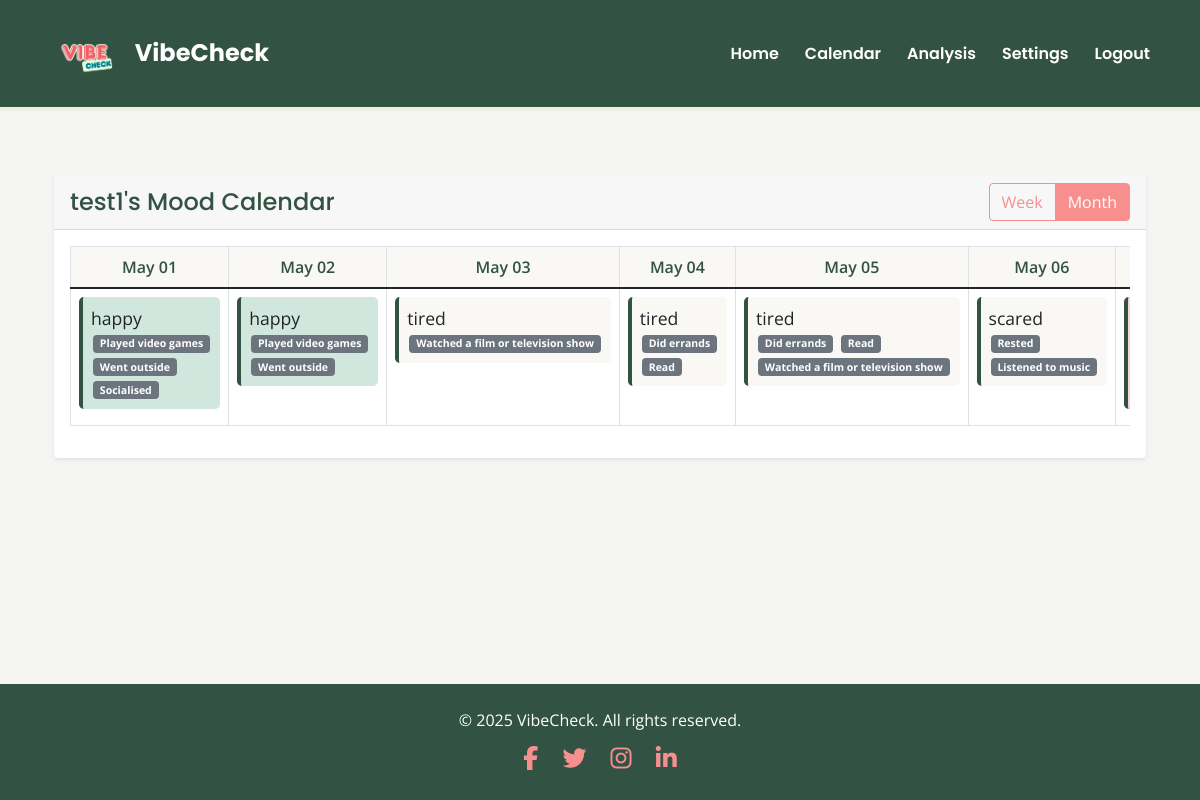
The page /calendar/test1 (signed in) on the database its author committed.
### app/models.py (models this page shows, shortened)
class User(UserMixin, db.Model):
    username = db.Column(db.String(30), primary_key=True)
    password = db.Column(db.String(100))
    privacy_setting = db.Column(db.String(20), default='friends')  # Can be 'public', 'friends', or 'private'
    moods = db.relationship('Mood', backref='user', lazy=True)
    friends = db.relationship(
        'User',
        secondary='friendships',
        primaryjoin=username==Friendship.user_id,
        secondaryjoin=username==Friendship.friend_id,
        backref='friend_of'
    )

class Mood(db.Model):
    id = db.Column(db.Integer, primary_key=True)
    mood = db.Column(db.String(50), nullable=False)
    reasons = db.Column(db.String(500), nullable=True)  # JSON string of selected reasons
    timestamp = db.Column(db.DateTime, nullable=False)
    user_id = db.Column(db.String(30), db.ForeignKey('user.username'), nullable=False)
    def get_reasons(self):
        return json.loads(self.reasons) if self.reasons else []
    @staticmethod
    def get_moods_for_date_range(user_id, start_date, end_date):
        moods = Mood.query.filter(
            Mood.user_id == user_id,
            Mood.timestamp >= start_date,
            Mood.timestamp <= end_date
        ).order_by(Mood.timestamp).all()
        mood_dict = {}
        for mood in moods:
            date_str = mood.timestamp.strftime('%Y-%m-%d')
            mood_dict[date_str] = mood
        return mood_dict

### app/main.py (the view, shortened to what this page needs)
@bp.route('/calendar/<user_id>')
@login_required
def calendar_view(user_id):
    user = User.query.get_or_404(user_id)
    today = datetime.now().date()
    week_start = today - timedelta(days=today.weekday())
    week_end = week_start + timedelta(days=6, hours=23, minutes=59, seconds=59)
    month_start = today.replace(day=1)
    if today.month == 12:
        month_end = today.replace(year=today.year + 1, month=1, day=1) - timedelta(days=1)
    else:
        month_end = today.replace(month=today.month + 1, day=1) - timedelta(days=1)
    week_dates = [week_start + timedelta(days=i) for i in range(7)]
    month_dates = []
    current_date = month_start
    while current_date <= month_end:
        month_dates.append(current_date)
        current_date += timedelta(days=1)
    week_moods = Mood.get_moods_for_date_range(user_id, week_start, week_end)
    month_moods = Mood.get_moods_for_date_range(user_id, month_start, month_end)
    return render_template('calendar.html',
                         user=user,
                         week_dates=week_dates,
                         month_dates=month_dates,
                         week_moods=week_moods,
                         month_moods=month_moods)

### app/__init__.py (called while the page is built)
def create_app(config_class=Config):
    app = Flask(__name__)
    app.config.from_object(config_class)
    if csrf_available:
        csrf = CSRFProtect(app)  # moved here to use app context directly
    db.init_app(app)
    login_manager.init_app(app)
    from app.auth import bp as auth_bp
    app.register_blueprint(auth_bp)
    from app.main import bp as main_bp
    app.register_blueprint(main_bp)
    os.makedirs(os.path.join(os.path.dirname(os.path.dirname(__file__)), 'instance'), exist_ok=True)
    from app.models import User, Mood, Friendship
    @login_manager.user_loader
    def load_user(id):
        return User.query.get(str(id))
    return app

### app/templates/calendar.html (shortened to what this page needs)
{% extends "base.html" %}
{% block head %}
<link rel="stylesheet" href="{{ url_for('static', filename='css/calendar.css') }}">
{% endblock %}
{% block content %}
<div class="container mt-4">
    <div class="row">
        <div class="col-12">
            <div class="card border-0 shadow-sm rounded-4 bg-light-subtle">
                <div class="card-header d-flex justify-content-between align-items-center">
                    <h4>{{ user.username }}'s Mood Calendar</h4>
                    <div class="btn-group">
                        <button type="button" class="btn btn-outline-theme" id="weekView">Week</button>
                        <button type="button" class="btn btn-outline-theme active" id="monthView">Month</button>
                    </div>
                </div>
                <div class="card-body">
                    <div id="monthCalendar">
                        <div class="table-responsive">
                            <table class="table table-bordered">
                                <thead>
                                    <tr>
                                        {% for day in month_dates %}
                                        <th>{{ day.strftime('%b %d') }}</th>
                                        {% endfor %}
                                    </tr>
                                </thead>
                                <tbody>
                                    <tr>
                                        {% for day in month_dates %}
                                        <td class="mood-cell" data-date="{{ day.strftime('%Y-%m-%d') }}">
                                            {% set mood = month_moods.get(day.strftime('%Y-%m-%d')) %}
                                            {% if mood %}
                                            <div class="mood-indicator bg-{{ mood.mood }}-subtle rounded-3 p-2 text-dark fw-semibold">
                                                {{ mood.mood }}
                                                <div class="reasons-list">
                                                    {% for reason in mood.get_reasons() %}
                                                    <span class="badge bg-secondary">{{ reason }}</span>
                                                    {% endfor %}
                                                </div>
                                            </div>
                                            {% else %}
                                            <div class="text-muted fst-italic">No mood recorded</div>
                                            {% endif %}
                                        </td>
                                        {% endfor %}
                                    </tr>
                                </tbody>
                            </table>
                        </div>
                    </div>
                </div>
            </div>
        </div>
    </div>
</div>
{% endblock %}

### app/static/css/base.css (style rules this page uses)
body { background-color: #F5F5F3; font-family: 'Open Sans', sans-serif; }
.mood-indicator { padding: 0.25rem 0.5rem; border-radius: 0.25rem; font-size: 0.875rem; }

### app/static/css/calendar.css (style rules this page uses)
.mood-cell { height: 100px; padding: 8px; vertical-align: top; background-color: #fff; transition: background-color 0.2s ease-in-out; }
.mood-indicator { font-size: 1.1em; padding: 4px 8px; border-radius: 4px; margin-bottom: 8px; background-color: #f9f8f4; border-left: 4px solid #325243; font-family: 'Open Sans', sans-serif; }
.reasons-list { font-size: 0.8em; }
.reasons-list .badge { margin: 2px; display: inline-block; }
.card-header h4 { font-family: 'Poppins', sans-serif; color: #325243; margin: 0; }
.btn-outline-theme { color: #F78F8F; border-color: #F78F8F; background-color: transparent; transition: all 0.2s ease-in-out; }
.btn-outline-theme:hover, .btn-outline-theme.active, .btn-outline-theme:focus { background-color: #F78F8F; color: white; border-color: #F78F8F; }
.table thead th { background-color: #f9f8f4; color: #325243; text-align: center; font-weight: 600; }
.bg-happy-subtle { background-color: #d1e7dd; color: #0f5132; }
.bg-sad-subtle { background-color: #f8d7da; color: #842029; }

### rows shown on the page
User: username "test1"
Mood: mood "happy"
Mood: mood "happy"
Mood: mood "tired"
Mood: mood "tired"
Mood: mood "tired"
Mood: mood "scared"

### other values the page prints
{{ day.strftime('%b %d') }} "May 01" "May 02" "May 03" "May 04" "May 05" "May 06"
{{ reason }} "Played video games" "Went outside" "Socialised" "Played video games" "Went outside" "Watched a film or television show" "Did errands" "Read" "Did errands" "Read" "Watched a film or television show" "Rested" "Listened to music"
